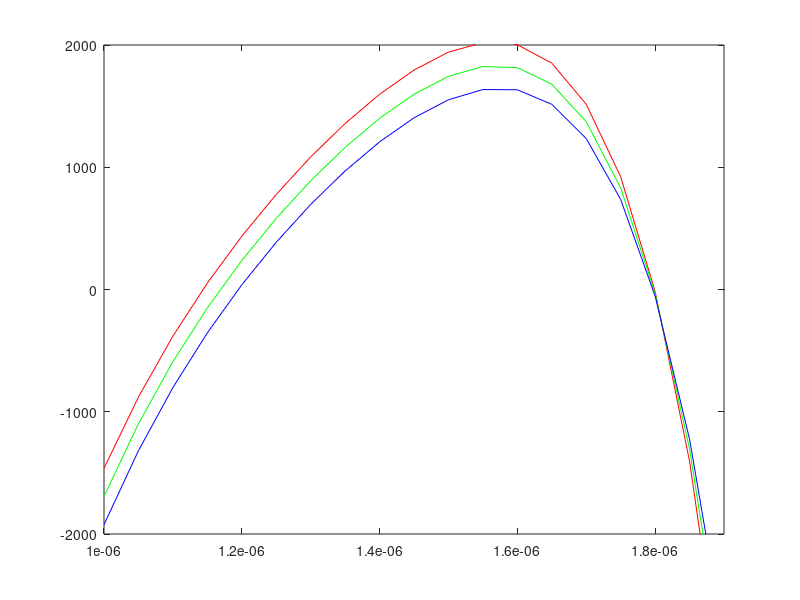

Write the MATLAB code that produced this figure.
clear all;
n1 = [2.942747191
2.883987178
2.826324252
2.769289589
2.712514884
2.655706051
2.598625074
2.541077588
2.482904551
2.423977161
2.364194435
2.303483303
2.241801269
2.179141946
2.115544016
2.051104376
1.985996233
1.920492769
1.854996067
1.79006915
1.726465086];
n2 = [2.924888854
2.865931311
2.808243079
2.751339164
2.694838067
2.638435147
2.581884112
2.52498412
2.467571124
2.409512387
2.350703682
2.291068919
2.230562247
2.169172842
2.106932883
2.043929303
1.980320008
1.916355206
1.852403521
1.788981179
1.726779501];
n3 = [2.908761032
2.849525843
2.791733442
2.734882925
2.67857944
2.622507359
2.566411486
2.51008388
2.453354835
2.396087058
2.33817249
2.279531511
2.220114512
2.159905998
2.098931648
2.037268813
1.975061142
1.912537704
1.850036646
1.78803184
1.727158726];
n1 = n1';
n2 = n2';
n3 = n3';
%n6 = n6';
lambda = 1e-6:0.05e-6:2e-6;
C = 3e8;
%omega = 2*pi*C./lambda;
dn1dlambda = [diff(n1)./diff(lambda),0];
ddn1ddlambda = [diff(dn1dlambda)./diff(lambda),0];
D1 = 1e12*1e3*1e-9 .* -lambda ./ C .* ddn1ddlambda;
dn2dlambda = [diff(n2)./diff(lambda),0];
ddn2ddlambda = [diff(dn2dlambda)./diff(lambda),0];
D2 = 1e12*1e3*1e-9 .* -lambda ./ C .* ddn2ddlambda;
dn3dlambda = [diff(n3)./diff(lambda),0];
ddn3ddlambda = [diff(dn3dlambda)./diff(lambda),0];
D3 = 1e12*1e3*1e-9 .* -lambda ./ C .* ddn3ddlambda;
%dn6dlambda = [diff(n6)./diff(lambda),0];
%ddn6ddlambda = [diff(dn6dlambda)./diff(lambda),0];
%D6 = 1e12*1e3*1e-9 .* -lambda ./ C .* ddn6ddlambda;
plot(lambda,D1,'r-'),hold on;
plot(lambda,D2,'g-'),hold on;
plot(lambda,D3,'b-'),hold on;
%plot(lambda,D6,'m-'),hold on;
axis([1e-6,1.9e-6,-2000,2000])